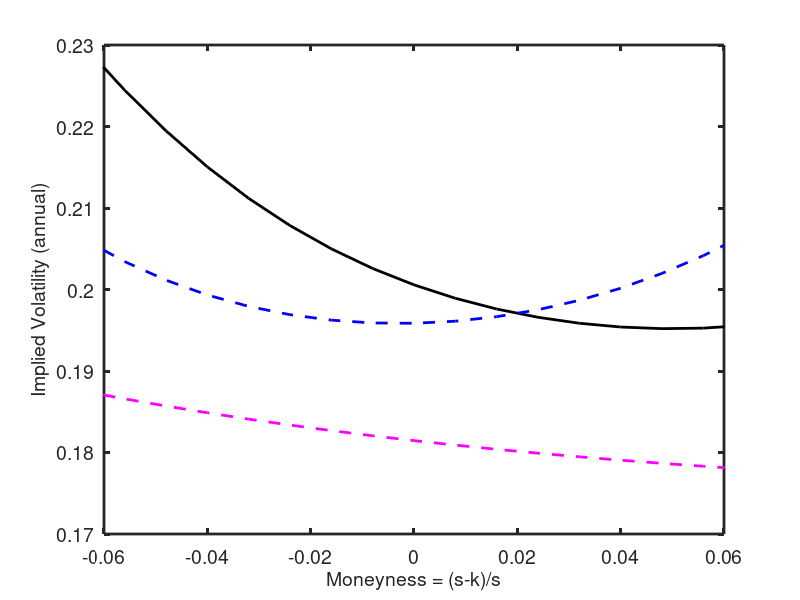
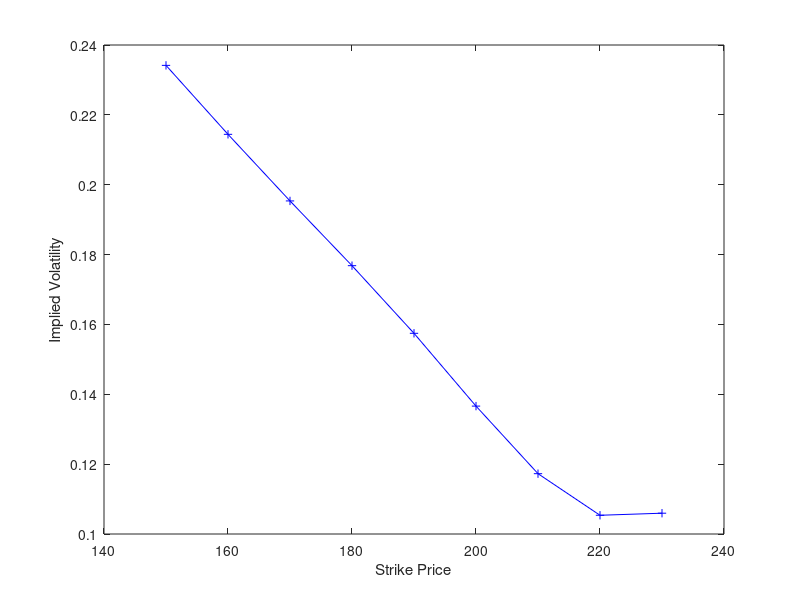

These figures' MATLAB source, in order:
% Option prices and implied vols for Merton model (poisson-normal mixture)  
% See Merton (JFE, 1976) for the general setup
% Notation 
%   log re = log r1 + N(mu,sigma^2) + j N(theta,delta^2)
%   j = # poisson jumps, intensity omega 
% Parameters are true (names as is) and risk-neutral (extra s at the end) 
% Backus, Chernov, and Martin, "Disasters in equity index options"
% Written:  April 2009 and after 
format compact 
clear all
%close all

disp(' ')
disp('Option prices and implied volatility') 
disp('---------------------------------------------------------------')
disp(' ')

% define price as function of sigma and k in two steps 
% this is set up so that k and sigma must have the same dimension -- 
% unless one of them is a scalar
d = @(sigma,k) (log(s./(q_tau.*k))+tau*sigma.^2/2)./(sqrt(tau)*sigma);
call = @(sigma,k) s.*normcdf(d(sigma,k)) - q_tau.*k.*normcdf(d(sigma,k)-sqrt(tau)*sigma);

disp(' ')
disp('Inputs') 
tau = 5/12
q_tau = 1.00 
s = 197.07 

% fall 2014 from Yahoo finance 
data = [
    140  57.12   57.45  0.43   0.48;
    150  47.25   47.62  0.73   0.79;
    160  37.61   37.95  1.26   1.32; 
    170  28.28   28.60  2.15   2.22;  
    180  19.56   19.80  3.63   3.69;  
    190  11.83   11.93  5.96   6.07;  
    200   5.57    5.66  9.87   9.99;  
    210   1.69    1.76 16.03  16.37;  
    220   0.29    0.34 24.70  25.11;  
    230   0.04    0.08 34.46  34.93 ]; 

k = data(:,1);
call_bid = data(:,2);
call_ask = data(:,3);
put_bid = data(:,4);
put_ask = data(:,5);

disp(' ')
disp('(a) plot midmarket quotes')

call_mid = (call_bid+call_ask)/2;
put_mid = (put_bid+put_ask)/2;

figure(1) 
clf
plot(k, call_mid, 'b')
hold on 
plot(k, put_mid, 'm')

%%

disp(' ')
disp('(b) Implied vols for mid calls via Newton method')
clear functions 

k = data(:,1);
call_bid = data(:,2);
call_ask = data(:,3);
call_mid = (call_bid+call_ask)/2;

% BSM formula
% define f = call price as function of sigma, two steps for clarity (or not?) 
d = @(sigma,k) (log(s./(q_tau.*k))+tau*sigma.^2/2)./(sqrt(tau)*sigma);
f = @(sigma,k) s*normcdf(d(sigma,k)) - q_tau.*k.*normcdf(d(sigma,k)-sqrt(tau)*sigma) ... 
        - call_mid;
fp = @(d) s*sqrt(tau)*exp(-d.^2/2)/sqrt(2*pi);    

% convergence parameters 
tol = 1.e-8;
maxit = 50;

% starting values 
% NB:  we do this for log(sigma), which makes sure sigma is positive
x_now = 0.12 + zeros(size(k));
f_now = f(x_now,k);

% compute implied vol 
t0 = cputime; 
for it = 1:maxit        
    fp_now = fp(d(x_now,k));
    x_new = x_now - f_now./fp_now;
    f_new = f(x_new,k);
    diff_x = max(abs(x_new - x_now));
    diff_f = max(abs(f_new));
    
    if max(diff_x,diff_f) < tol, break, end
    
    x_before = x_now;
    x_now = x_new;
    f_before = f_now;
    f_now = f_new; 
end    

% display results
it 
time = cputime - t0 
diffs = [diff_x diff_f]
disp(' ')
disp('Strike/1000 and Vol') 
vol = x_new;
[k/1000 vol]

figure(3) 
clf
plot(k, vol, 'b')
hold on
plot(k, vol, 'b+')
xlabel('Strike Price') 
ylabel('Implied Volatility') 


%%
disp(' ')
disp('Merton option model') 
disp('---------------------------------------------------------------')
disp(' ')
%
%  1. parameter inputs 
disp('Parameter values') 
% data 
tau = 1/12;         % maturity of option
logr1 = tau*0.020;
q1 = exp(-logr1);
ep = 0.0400;
sigmare = 0.1800;

% true distribution (sigma is all we need here) 
omega = 1.5120;
theta = -0.0259;
delta = 0.0407;
mu = ep - omega*theta
sigma = sqrt(sigmare^2-omega*(theta^2+delta^2))

% risk-neutral distribution 
disp('omega* theta* delta*')
omegas = 1.5120; 
deltas = 0.0981; 
thetas = log(1-0.0482)-deltas^2/2;  
[omegas thetas deltas] 

% set mu* to satisfy arb condition 
mus = - sigma^2/2 - omegas*(exp(thetas+deltas^2/2)-1)

%  2. Option prices (Merton model) 
disp(' ')
disp('Option prices') 

% strike grid 
ngrid = 10;
bscale = 0.08;  %bscale = 0.3;
bgrid = bscale*[-ngrid:ngrid]'/ngrid + 1;
logbgrid = log(bgrid);

% probs 
nprob = 10;
jgrid = [0:nprob]';
probs = exp(-tau*omegas)*(tau*omegas).^jgrid./gamma(jgrid+1)
checksumprobs = sum(probs)  %  should be exactly 1.0 

% vectorize instead of looping 
logbarray = logbgrid(:,ones(1,nprob+1));

% base parameters 
kappa1j = (tau*mus + jgrid*thetas)';
kappa1jarray = kappa1j(ones(1,2*ngrid+1),:);
kappa2j = (tau*sigma^2 + jgrid*deltas^2)';
kappa2jarray = kappa2j(ones(1,2*ngrid+1),:);
darray = (logbarray - logr1 - kappa1jarray)./sqrt(kappa2jarray);
putarray = q1*exp(logbarray).*normcdf(darray) ... 
        - exp(kappa1jarray+kappa2jarray/2).*normcdf(darray-sqrt(kappa2jarray));
put_base = putarray*probs;

% small theta 
thetasmall = 0*thetas/2;
mus_thetasmall = - sigma^2/2 - omegas*(exp(thetasmall+deltas^2/2)-1);
kappa1j = (tau*mus_thetasmall + jgrid*thetasmall)';          
kappa1jarray = kappa1j(ones(1,2*ngrid+1),:);
kappa2j = (tau*sigma^2 + jgrid*deltas^2)';
kappa2jarray = kappa2j(ones(1,2*ngrid+1),:);
darray = (logbarray - logr1 - kappa1jarray)./sqrt(kappa2jarray);
putarray = q1*exp(logbarray).*normcdf(darray) ... 
        - exp(kappa1jarray+kappa2jarray/2).*normcdf(darray-sqrt(kappa2jarray));
put_smalltheta = putarray*probs;

% small delta
deltasmall = 0*deltas/sqrt(2);
mus_deltasmall = - sigma^2/2 - omegas*(exp(thetas+deltasmall^2/2)-1);
kappa1j = (tau*mus_deltasmall + jgrid*thetas)';          
kappa1jarray = kappa1j(ones(1,2*ngrid+1),:);
kappa2j = (tau*sigma^2 + jgrid*deltasmall^2)';      
kappa2jarray = kappa2j(ones(1,2*ngrid+1),:);
darray = (logbarray - logr1 - kappa1jarray)./sqrt(kappa2jarray);
putarray = q1*exp(logbarray).*normcdf(darray) ... 
        - exp(kappa1jarray+kappa2jarray/2).*normcdf(darray-sqrt(kappa2jarray));
put_smalldelta = putarray*probs;

% consumption-based model 1:  univariate with perfect corr betw cons and return 
% (subscript 1 refrs to cons, 2 to returns)
disp('Univariate consumption model') 
sigmag = 0.035;
sigmare = 0.18;
lambda = sigmare/sigmag
omega = 0.01;
%omega = 0;
theta1 = -0.3;
delta1 = 0.15;
sigma1 = sqrt(sigmag^2-omega*(theta1^2+delta1^2))

alpha = 5.1893;
omegas = omega*exp(-alpha*theta1+(alpha*delta1)^2/2)
theta1s = theta1 - alpha*delta1^2
delta1s = delta1;

sigma2 = lambda*sigma1;
theta2s = lambda*theta1s
delta2s = lambda*delta1s;
mu2s = - sigma2^2/2 - omegas*(exp(theta2s+delta2s^2/2)-1)

probs = exp(-tau*omegas)*(tau*omegas).^jgrid./gamma(jgrid+1);
checksumprobs = sum(probs)  %  should be exactly 1.0 
kappa1j = (tau*mu2s + jgrid*theta2s)';
kappa1jarray = kappa1j(ones(1,2*ngrid+1),:);
kappa2j = (tau*sigma2^2 + jgrid*delta2s^2)';
kappa2jarray = kappa2j(ones(1,2*ngrid+1),:);
darray = (logbarray - logr1 - kappa1jarray)./sqrt(kappa2jarray);
putarray = q1*exp(logbarray).*normcdf(darray) ... 
        - exp(kappa1jarray+kappa2jarray/2).*normcdf(darray-sqrt(kappa2jarray));
put_con = putarray*probs;

% consumption-based model 2:  bivariate distribution of cons and returns 
disp('Bivariate consumption model') 
sigmag = 0.035;
sigmare = 0.18;
lambda = 0.18/0.035;
omega = 0.01;
theta1 = -0.3;
delta11 = 0.15^2;
sigma11 = sigmag^2-omega*(theta1^2+delta11);
sqrt(sigma11)      %  check

alpha = 6.427; rho = -0.637;  
%alpha = 5.1893; rho = 1;        % test: should replicate univariate example 
sigma12 = rho*lambda*sigma11;
sigma22 = lambda^2*sigma11;
theta2 = lambda*theta1;
mu2 = ep - omega*theta2;
delta12 = rho*lambda*delta11;
delta22 = lambda^2*delta11;

theta2s = theta2 - alpha*delta12
omegas = omega*exp(-alpha*theta1+alpha^2*delta11/2)
mu2s = - sigma22/2 - omegas*(exp(theta2s+delta22/2)-1)

mu2 = ep - omega*theta2
mu2s_alt = mu2 - alpha*sigma12 

probs = exp(-tau*omegas)*(tau*omegas).^jgrid./gamma(jgrid+1);
kappa1j = (tau*mu2s + jgrid*theta2s)';          
kappa1jarray = kappa1j(ones(1,2*ngrid+1),:);
kappa2j = (tau*sigma22 + jgrid*delta22)';      
kappa2jarray = kappa2j(ones(1,2*ngrid+1),:);
darray = (logbarray - logr1 - kappa1jarray)./sqrt(kappa2jarray);
putarray = q1*exp(logbarray).*normcdf(darray) ... 
        - exp(kappa1jarray+kappa2jarray/2).*normcdf(darray-sqrt(kappa2jarray));
put_bivar = putarray*probs;

puts = [put_base put_smalltheta put_smalldelta put_con put_bivar];

%return 

%  3. Implied vols  
disp(' ')
disp('Implied volatilities') 
vol = zeros(size(puts)) + sigmare; 
kappa1 = zeros(size(puts)); 
kappa2 = kappa1; 

maxit = 100;
tol = 1.e-10;   % tolerance set on relative price error  
put = puts;     % true put prices 
[nstrike,nput] = size(put);

logbarray = logbgrid(:,ones(1,nput));       % replicate for each set of options

% Newton's method on function f[log(vol)] = bsm_price[log(vol)] - price
% Derivative fp is the "vega" divided by vol (chain rule)
% Note:  solution works for arrays of put prices and strikes 
for it=1:maxit
    it;
    kappa2 = vol.^2;
    kappa1 = -kappa2/2;
    darray = (logbarray - logr1 - kappa1)./vol;
    putbsmguess = q1*exp(logbarray).*normcdf(darray) - normcdf(darray-vol);
    f = putbsmguess - put;
    fp = normpdf(darray-vol).*vol;      
    if max(max(abs(f./put))) < tol, break, end      %  two maxes needed for array 
    logvolnew = log(vol) - f./fp;
    volnew = exp(logvolnew);
    vol = volnew;
end  
disp('Convergence indicators for vols')
it 
maxerror = max(max(f))
maxrelerror = max(max(f./put))
vol = vol/sqrt(tau);

%disp('Strike and implied vols') 
%[bgrid vol]

%  4. Figures
disp(' ')
disp('Smile figures') 
disp(' ')

%  figure parameters 
FontSize = 14;
FontName = 'Helvetica';  % or 'Times' 
LineWidth = 2;

moneyness = bgrid-1;

figure(1) 
clf
plot(moneyness,vol(:,1),'LineWidth',LineWidth,'Color','k','LineStyle','-')
set(gca,'LineWidth',LineWidth,'FontSize',FontSize,'FontName',FontName)
hold on
axis([-0.06 0.06 0.17 0.23])  
plot(moneyness,vol(:,2),'LineWidth',LineWidth,'Color','b','LineStyle','--')
plot(moneyness,vol(:,3),'LineWidth',LineWidth,'Color','m','LineStyle','--')
xlabel('Moneyness = (s-k)/s','FontSize',FontSize,'FontName',FontName)
ylabel('Implied Volatility (annual)','FontSize',FontSize,'FontName',FontName)

%print -depsc options_identify.eps

return

